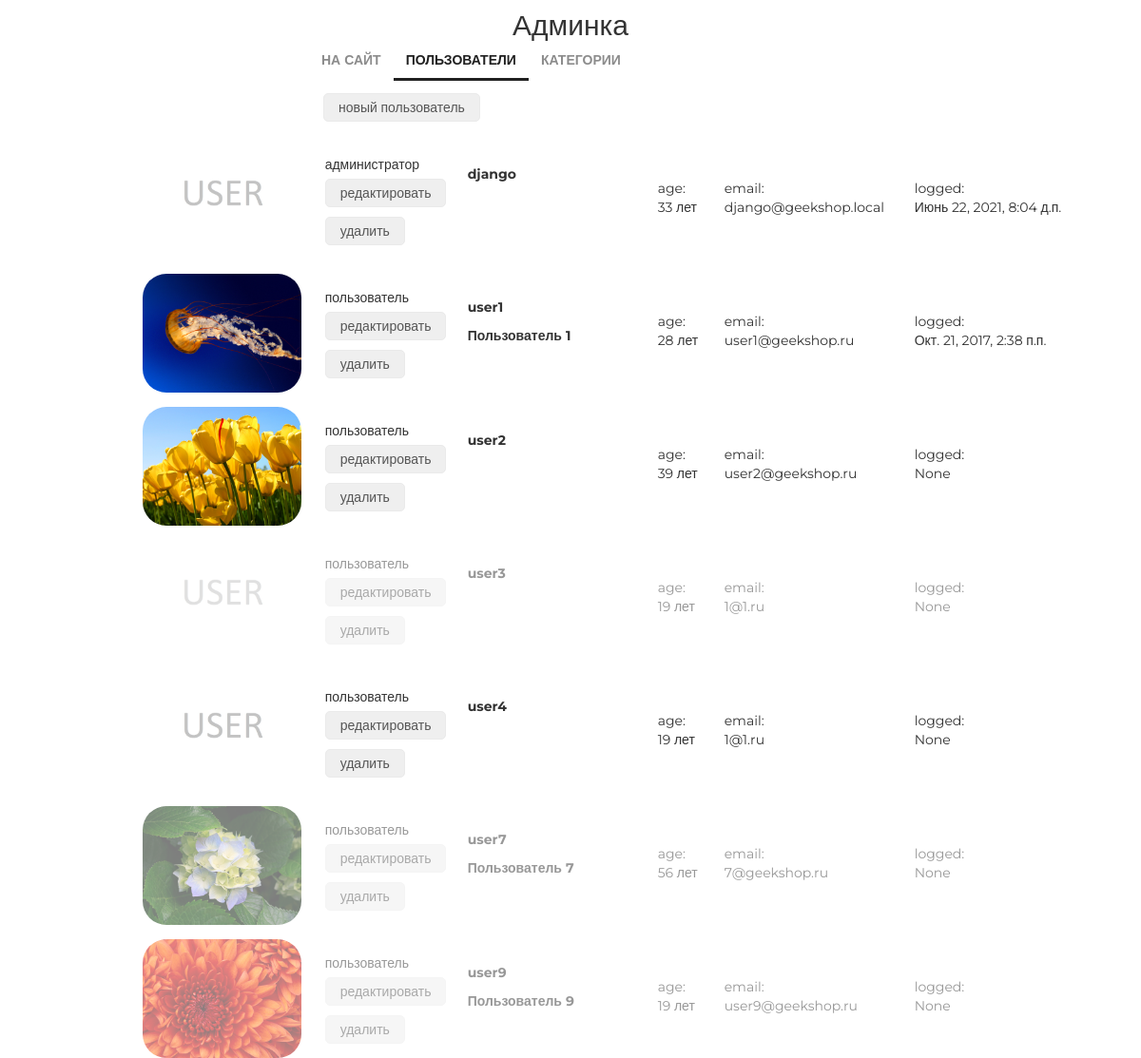
The page /admin/users/read/ (signed in) on the database as committed earlier.
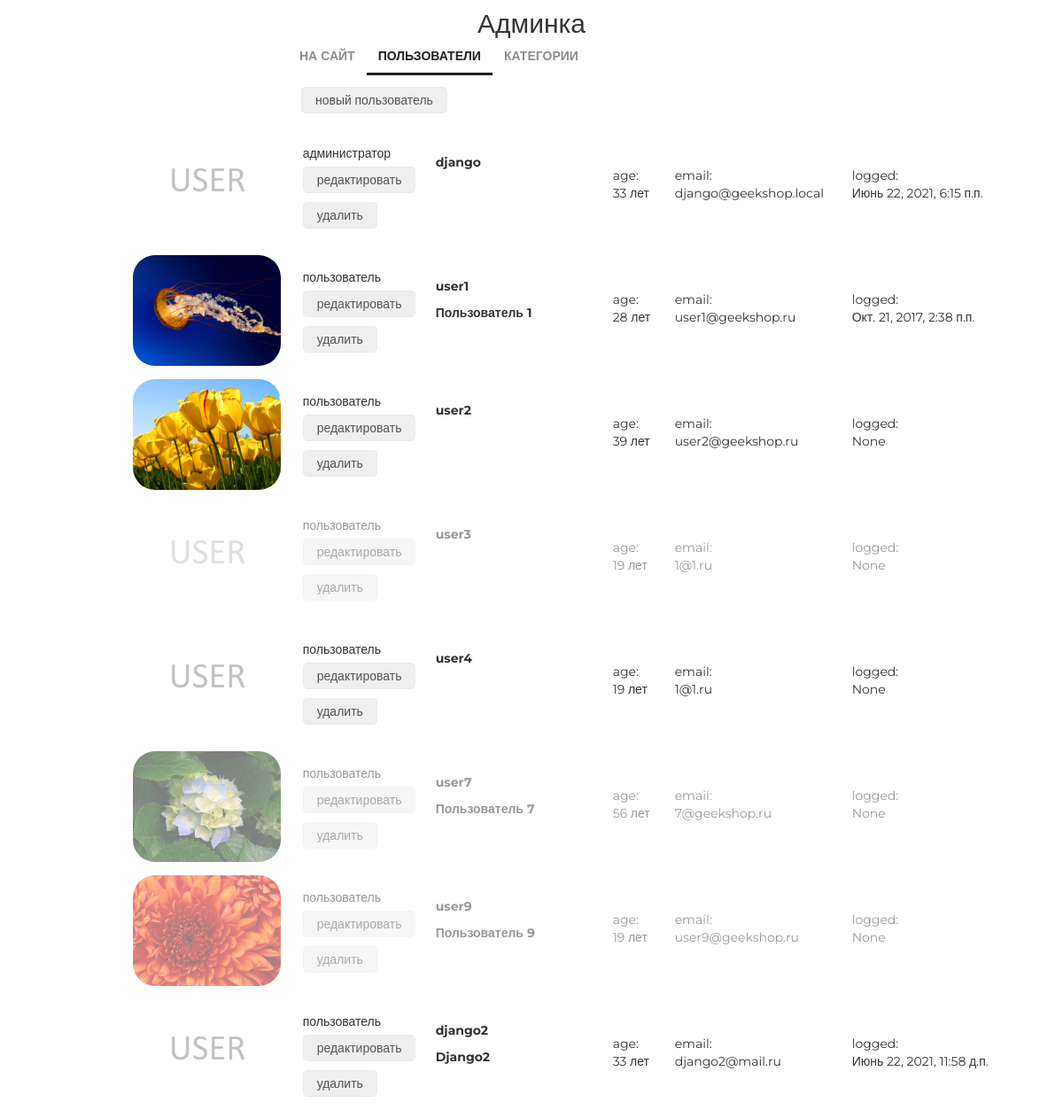
The same page on the database as committed later.
### authapp/models.py (models this page shows, shortened)
class ShopUser(AbstractUser):
    avatar = models.ImageField(upload_to='users_avatars', blank=True)
    age = models.PositiveIntegerField(verbose_name='возраст', default=18)
    activation_key = models.CharField(max_length=128, blank=True)
    activation_key_created = models.DateTimeField(auto_now_add=True, blank=True, null=True)

### adminapp/views.py (the view)
class UsersListView(ListView):
    model = ShopUser
    template_name = 'adminapp/users.html'
    @method_decorator(user_passes_test(lambda u: u.is_superuser))
    def dispatch(self, *args, **kwargs):
        return super(UsersListView,  self).dispatch(*args, **kwargs)

### adminapp/templatetags/my_tags.py (called while the page is built)
@register.filter(name='media_folder_users')
def media_folder_users(string):
    if not string:
        string = 'users_avatars/default.jpg'
    new_string = "{}{}".format(URL_PREFIX, string)
    return new_string

### mainapp/context_processors.py (called while the page is built)
def basket(request):
    basket_list = []
    if request.user.is_authenticated:
        basket_list = Basket.objects.filter(user=request.user)
    return {
        'basket': basket_list
    }

### adminapp/templates/adminapp/users.html (shortened to what this page needs)
{% extends 'adminapp/base.html' %}
{% load static %}
{% load my_tags %}
{% block content %}
    <div class="users_list">
		<button class="new_user">
			<a href={% url 'admin:user_create' %}>новый пользователь</a>
		</button>
		{% for object in object_list %}
			<div class="user_record {% if not object.is_active %}not_active{% endif %}">
				<img src="{{ object.avatar|media_folder_users }}" alt="{{ object.username }}">
				<div class="user_role">
					{% if object.is_superuser %}администратор{% else %}пользователь{% endif %}
					<button>
						<a href={% url 'admin:user_update' object.pk %}>редактировать</a>
					</button>
					<button>
						<a href={% url 'admin:user_delete' object.pk %}>удалить</a>
					</button>
				</div>
				<div class="user_name">
					<p>
						<strong>{{ object.username }}</strong>
					</p>
					<p>
					{% if object.first_name %}
						<b>{{ object.first_name|title }}</b>
					{% endif %}
					</p>
				</div>
				<div class="user_age">
					age:<br>
					{{ object.age }} лет
				</div>
				<div class="user_email">
					email:<br>
					{{ object.email }}
				</div>
				<div class="user_lastlogin">
					logged:<br>
					{{ object.last_login }}
				</div>
			</div>
		{% endfor%}
	</div>
{% endblock %}

Rows that differ between the two databases and show on the page:
changed ShopUser "django": last_login "Июнь 22, 2021, 8:04 д.п." → "Июнь 22, 2021, 6:15 п.п."
added ShopUser: is_superuser "пользователь", username "django2", first_name "Django2", age "33", email "django2@mail.ru", last_login "Июнь 22, 2021, 11:58 д.п."
